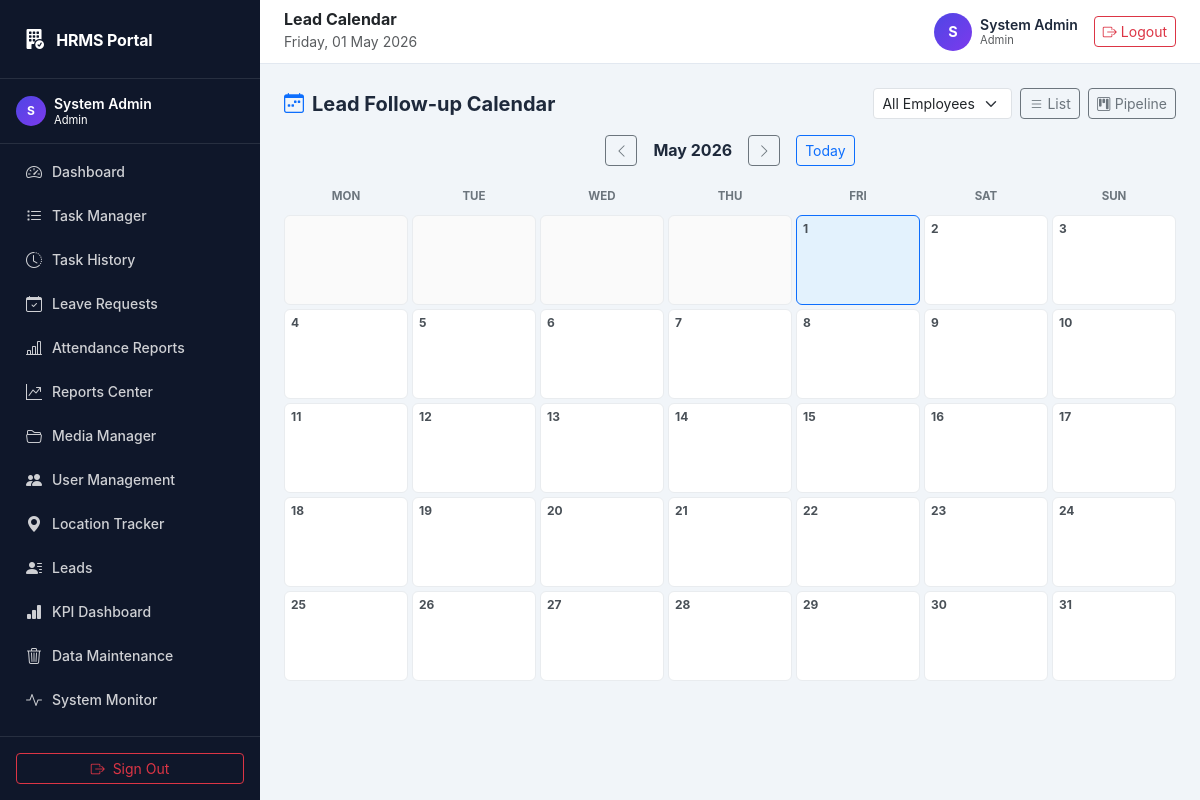
/lead_calendar.php (signed in), run on the app's committed database.
### tables this page shows
CREATE TABLE `users` (
  `id`                   INT UNSIGNED     NOT NULL AUTO_INCREMENT,
  `name`                 VARCHAR(100)     NOT NULL,
  `email`                VARCHAR(150)     NOT NULL,
  `password`             VARCHAR(255)     NOT NULL,
  `role`                 ENUM('admin','office_staff','field_worker') NOT NULL DEFAULT 'office_staff',
  `office_ip_restricted` TINYINT(1)       NOT NULL DEFAULT 1
                           COMMENT '1 = enforce IP check at check-in',
  `is_active`            TINYINT(1)       NOT NULL DEFAULT 1,
  `created_at`           TIMESTAMP        NOT NULL DEFAULT CURRENT_TIMESTAMP,
  `updated_at`           TIMESTAMP        NOT NULL DEFAULT CURRENT_TIMESTAMP
                           ON UPDATE CURRENT_TIMESTAMP,
  PRIMARY KEY (`id`),
  UNIQUE KEY `uq_email` (`email`)
);

### includes/header.php (shortened to what the rows shown need)
<?php
$role = $user['role'];
?>
<!DOCTYPE html>
<html lang="en">
<head>
  <link href="assets/vendor/bootstrap.min.css" rel="stylesheet">
  <link href="assets/vendor/bootstrap-icons.min.css" rel="stylesheet">
  <link href="assets/css/style.css" rel="stylesheet">
</head>
<body class="hrms-app" data-role="<?= h($role) ?>" data-userid="<?= (int)$user['id'] ?>">
    <?php include __DIR__ . '/sidebar_nav.php'; ?>
<aside class="hrms-sidebar hrms-sidebar-fixed d-none d-lg-flex flex-column text-white">
  <?php include __DIR__ . '/sidebar_nav.php'; ?>
</aside>
<div class="hrms-main">
  <header class="hrms-header d-none d-lg-flex align-items-center px-4 gap-3">
    <div class="ms-auto d-flex align-items-center gap-3">
      <div class="d-flex align-items-center gap-2">
        <div class="avatar-circle">
          <?= strtoupper(substr($user['name'], 0, 1)) ?>
        </div>
        <div class="lh-sm">
          <div class="fw-semibold small"><?= h($user['name']) ?></div>
          <div class="text-muted" style="font-size:.7rem"><?= ucfirst(str_replace('_',' ',$role)) ?></div>
        </div>
      </div>
    </div>
  </header>

### includes/sidebar_nav.php (shortened to what the rows shown need)
<?php
$role        = $user['role'];
?>
<div class="px-3 py-3 border-bottom border-white border-opacity-10">
  <div class="d-flex align-items-center gap-2">
    <div class="avatar-circle avatar-sm flex-shrink-0">
      <?= strtoupper(substr($user['name'], 0, 1)) ?>
    </div>
    <div class="lh-sm overflow-hidden">
      <div class="fw-semibold small text-truncate"><?= h($user['name']) ?></div>
      <div class="opacity-60" style="font-size:.7rem">
        <?= ucfirst(str_replace('_', ' ', $role)) ?>
      </div>
    </div>
  </div>
</div>

### data on the page
users: name "S", name "System Admin", role "Admin"

### other printed values
SITE_NAME "HRMS Portal"
$item['label'] "Dashboard"
$item['label'] "Task Manager"
$item['label'] "Task History"
$item['label'] "Leave Requests"
$item['label'] "Attendance Reports"
$item['label'] "Reports Center"
$item['label'] "Media Manager"
$item['label'] "User Management"
$item['label'] "Location Tracker"
$item['label'] "Leads"
$item['label'] "KPI Dashboard"
$item['label'] "Data Maintenance"
$item['label'] "System Monitor"
$pageTitle "Lead Calendar"
